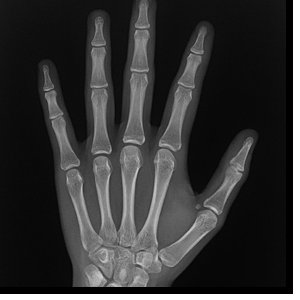
//> input picture Growing/Growing/images/mano.png, 300 x 300 px
$ ./Main   (built with g++ and OpenCV 4)
//> lines starting //> are read from the running program, lines starting //| are printed output that depends on the picture; after the words box and inside, x2 and y2 are one past the last pixel; in counts of white or black regions, pixels touching at a corner belong together
#include <opencv2/core.hpp>
#include <opencv2/imgcodecs.hpp>
#include <opencv2/highgui.hpp>
#include <iostream>
#include <queue>
#include <vector>

using namespace cv;
using namespace std;

Mat erosion(Mat);
Mat dilatation(Mat);

int main() {
	string path1 = samples::findFile("images/mano.png");
	Mat image1 = imread(path1, IMREAD_GRAYSCALE);
//> image1 is the input picture: 300 rows x 300 cols, CV_8UC1; min 0, max 255, mean 53
	Mat twoColorsImage(image1.rows, image1.cols, CV_8UC1);
	Mat growingImage(image1.rows, image1.cols, CV_8UC1, Scalar(255));

	for (int j = 0; j < image1.rows; j++) {
		for (int i = 0; i < image1.cols; i++) {
			if (image1.at<uchar>(j, i) > 105) {
				twoColorsImage.at<uchar>(j, i) = (uchar)(0);
			}
			else {
				twoColorsImage.at<uchar>(j, i) = (uchar)(255);
			}
		}
	}
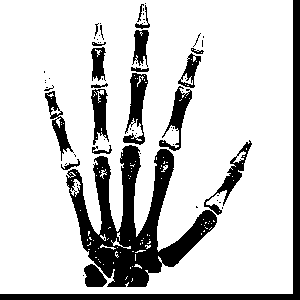
//> twoColorsImage: 300 rows x 300 cols, CV_8UC1; 80.6% white; 66 black regions (45 under 20 px), largest, box (x1, y1, x2, y2) and area: (66, 145, 217, 287) 8259, (0, 0, 300, 300) 3858, (123, 73, 148, 145) 845

	int cont = 1;

	#pragma region Regions
	vector<vector<int>>visited(twoColorsImage.rows, vector<int>(twoColorsImage.cols, 0));
	queue<Point> vecinos;
	int color = 50;
	for (int j = 0; j < image1.rows; j++) {
		for (int i = 0; i < image1.cols; i++) {
			if (twoColorsImage.at<uchar>(j, i) == 255 && visited[j][i] == 0) {
				visited[j][i] = cont;
				growingImage.at<uchar>(j, i) = (uchar)color;
				if (i - 1 >= 0) vecinos.push(Point(j, i - 1));
				if (i + 1 < twoColorsImage.cols) vecinos.push(Point(j, i + 1));
				if (j - 1 >= 0) vecinos.push(Point(j - 1, i));
				if (j + 1 < twoColorsImage.rows) vecinos.push(Point(j + 1, i));

				while (!vecinos.empty()) {
					Point pnt = vecinos.front();
					vecinos.pop();
					if (twoColorsImage.at<uchar>(pnt.x, pnt.y) == 255 && visited[pnt.x][pnt.y] == 0) {
						visited[pnt.x][pnt.y] = cont;
						growingImage.at<uchar>(pnt.x, pnt.y) = (uchar)color;

						if (pnt.y - 1 >= 0) vecinos.push(Point(pnt.x, pnt.y - 1));
						if (pnt.y + 1 < twoColorsImage.cols) vecinos.push(Point(pnt.x, pnt.y + 1));
						if (pnt.x - 1 >= 0) vecinos.push(Point(pnt.x - 1, pnt.y));
						if (pnt.x + 1 < twoColorsImage.rows) vecinos.push(Point(pnt.x + 1, pnt.y));

					}
				}

				color += 25;
				cont++;
			}
		}
	}
//> this loop made 300 passes
//> (color, cont) on passes 1 to 3: (75, 2), (75, 2), (75, 2)
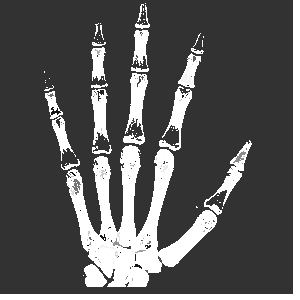
//> growingImage: 300 rows x 300 cols, CV_8UC1; min 1, max 255, mean 90.5
//> after the loop, vecinos = 0 items; color = 4625; cont = 184
	#pragma endregion


	Mat erosinedImage = erosion(twoColorsImage);
	Mat dilatedImage = dilatation(twoColorsImage);
	Mat openImage = dilatation(erosinedImage);
	Mat closeImage = erosion(dilatedImage);

	imshow("Original", image1);
	imshow("Image B&W", twoColorsImage);
	// imshow("Image Growing", growingImage);
	// imshow("Erosion", erosinedImage);
	// imshow("Dilatation", dilatedImage);
	imshow("Open", openImage);
	imshow("Close", closeImage);

	waitKey(0); // Wait for a keystroke in the window
	return 0;
}


Mat erosion(Mat original) {
	int cont;
	int mask[3][3] = { {0, 255, 0 }, {255, 255, 255}, {0, 255, 0 } };
	int points = 5;

	Mat newImage(original.rows, original.cols, CV_8UC1, Scalar(255));
	for (int j = 1; j < original.rows - 1; j++) {
		for (int i = 1; i < original.cols - 1; i++) {
			cont = 0;
			for (int l = -1; l <= 1; l++) {
				for (int k = -1; k <= 1; k++) {
					if (original.at<uchar>(j + l, i + k) == 0 && mask[1 + l][1 + k] == 255)
						cont++;
				}
			}
			if (cont == points)
				newImage.at<uchar>(j, i) = (uchar)0;
		}
	}
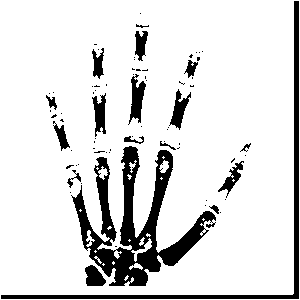
//> newImage: 300 rows x 300 cols, CV_8UC1; 86.5% white; 75 black regions (57 under 20 px), largest, box (x1, y1, x2, y2) and area: (71, 146, 216, 286) 6421, (1, 1, 299, 299) 2663, (128, 74, 146, 125) 453
//> after the loop, cont = 5

	return newImage;
}

Mat dilatation(Mat original) {
	int cont;
	int mask[3][3] = { {0, 255, 0 }, {255, 255, 255}, {0, 255, 0 } };
	int points = 1;

	Mat newImage(original.rows, original.cols, CV_8UC1, Scalar(255));

	for (int j = 1; j < original.rows - 1; j++) {
		for (int i = 1; i < original.cols - 1; i++) {
			cont = 0;
			for (int l = -1; l <= 1; l++) {
				for (int k = -1; k <= 1; k++) {
					if (original.at<uchar>(j + l, i + k) == 0 && mask[1 + l][1 + k] == 255)
						cont++;
				}
			}
			if (cont >= points)
				newImage.at<uchar>(j, i) = (uchar)0;
		}
	}
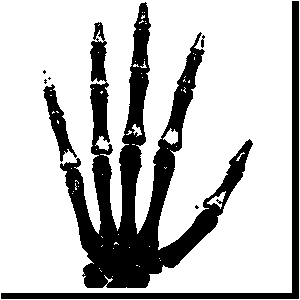
//> newImage: 300 rows x 300 cols, CV_8UC1; 76.3% white; 8 black regions (4 under 20 px), largest, box (x1, y1, x2, y2) and area: (60, 2, 253, 288) 16601, (1, 1, 299, 299) 3832, (43, 84, 77, 162) 862, (201, 35, 205, 48) 31
//> after the loop, cont = 5
//> the loop in dilatation (call 2), `for (int j = 1; j < original.rows - 1; j++)` made 298 passes
//> cont on passes 1 to 3: 3, 4, 4
//> after the loop in dilatation (call 2), `for (int j = 1; j < original.rows - 1; j++)`:
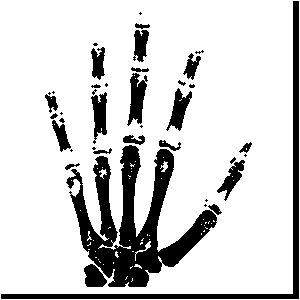
//> newImage: 300 rows x 300 cols, CV_8UC1; 82.4% white; 40 black regions (16 under 20 px), largest, box (x1, y1, x2, y2) and area: (66, 145, 217, 287) 8082, (1, 1, 299, 299) 3248, (127, 73, 148, 126) 615
//> after the loop in dilatation (call 2), `for (int j = 1; j < original.rows - 1; j++)`: cont = 3
//> the loop in erosion (call 2), `for (int j = 1; j < original.rows - 1; j++)` made 298 passes
//> after the loop in erosion (call 2), `for (int j = 1; j < original.rows - 1; j++)`:
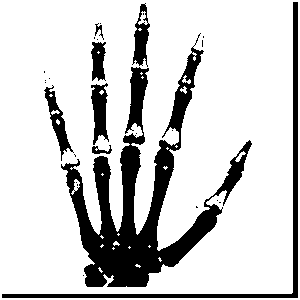
//> newImage: 300 rows x 300 cols, CV_8UC1; 80.8% white; 27 black regions (19 under 20 px), largest, box (x1, y1, x2, y2) and area: (61, 33, 252, 287) 12095, (2, 2, 298, 298) 2645, (91, 83, 109, 145) 693

	return newImage;
}
